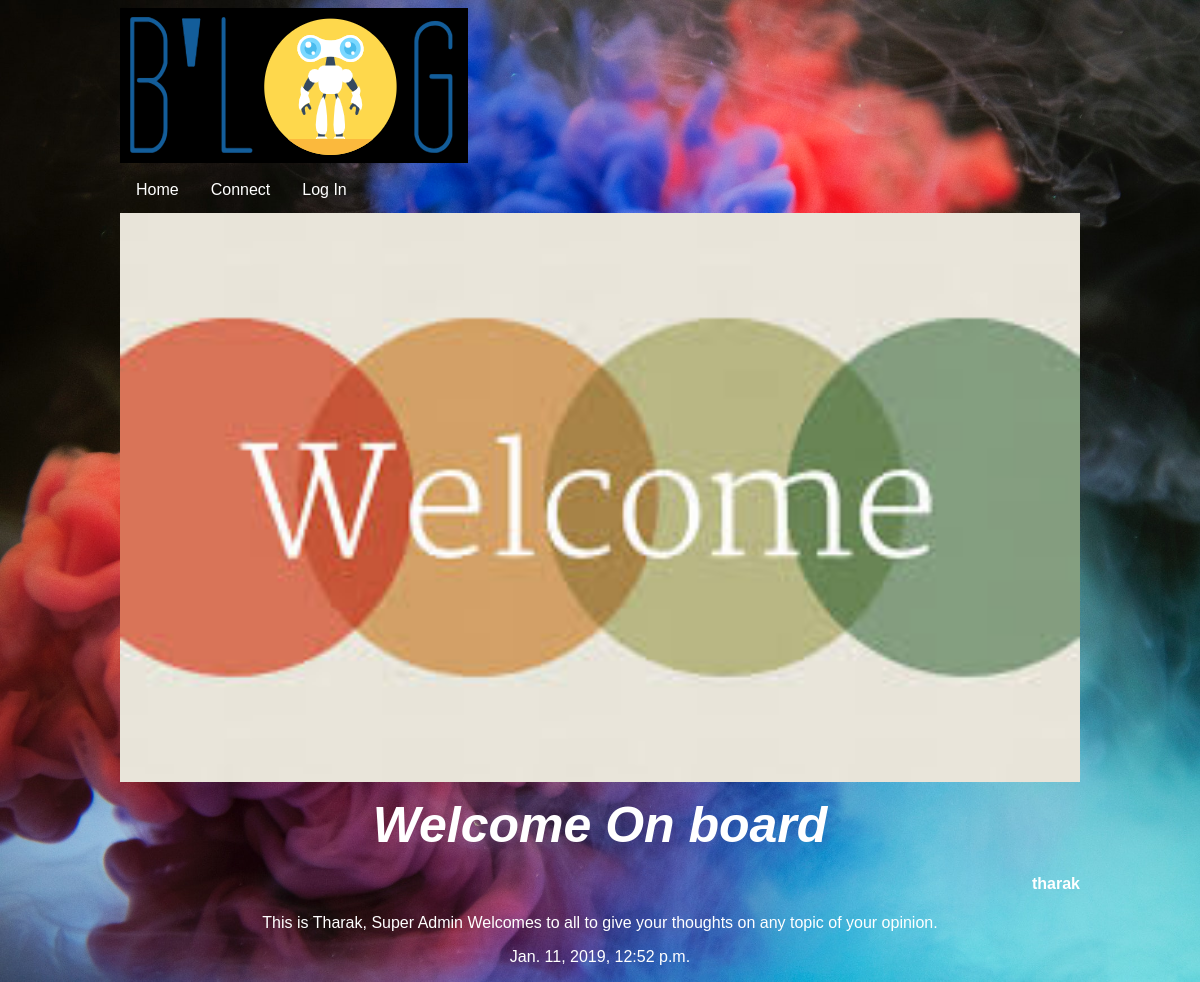
The page /article/welcome-on/ on the database its author committed.
### article/models.py (models this page shows, shortened)
class Article(models.Model):
    title = models.CharField(max_length = 100)  # Max length in this filed can only be 100.
    slug = models.SlugField()
    body = models.TextField()
    date = models.DateTimeField(auto_now_add=True)  # To the date field the date will b automatically added.
    thumbnail = models.ImageField()
    author = models.ForeignKey(User, on_delete=models.DO_NOTHING, default=None)

### article/views.py (the view)
# urls.py: path('<str:pagename>/',views.details, name = 'urlname'),
def details(request, pagename):
    article_d = Article.objects.get(slug=pagename)
    return render(request, 'article/articleDetail.html', {'article_d':article_d})

### article/templates/article/articleDetail.html (shortened to what this page needs)
{% extends 'base.html' %}
{% block content %}
<div class="details">
  <img src="{{article_d.thumbnail.url}}" alt="thumbnail not loaded"/>
  <h2>{{ article_d.title }}</h2>
  <h4> {{ article_d.author }}</h4>
  <p>{{ article_d.body}}</p>
  <p>{{ article_d.date }}</p>
</div>
{% endblock %}

### asset_files/style.css (style rules this page uses)
body { background-image: url(/static/abstract.jpg); background-repeat: no-repeat; background-size: cover; color: #fff; }
body * { font-family: sans-serif; }
h1, h2 { font-style: italic; font-weight: bold; margin: 0; }

### templates/base.html (style rules this page uses)
body { background-image: url(/static/abstract.jpg); background-repeat: no-repeat; background-size: cover; color: #fff; }
body * { font-family: sans-serif; }
h1, h2 { font-style: italic; font-weight: bold; margin: 0; }
div.details img { align-items: center; width: 100% }
.entire-page h2 { font-size: 50px; font-style: italic; font-weight: bold; margin-top: 20px; margin-bottom: 20px; }
.details { padding: 0; }
.details img { max-width: 100%; }
.details h2 { margin: 10px; text-align: center; }
.details h4 { text-align: right; }
.details p { text-align: center; }

### rows shown on the page
Article: thumbnail (picture), title "Welcome On board", author "tharak", body "This is Tharak, Super Admin Welcomes to all to give your thoughts on any topic of your opinion.", date "Jan. 11, 2019, 12:52 p.m."
